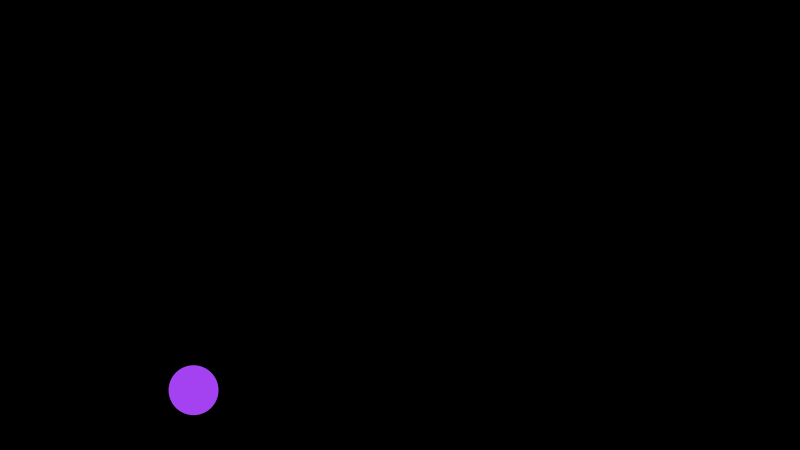
Frame 1 (no input)
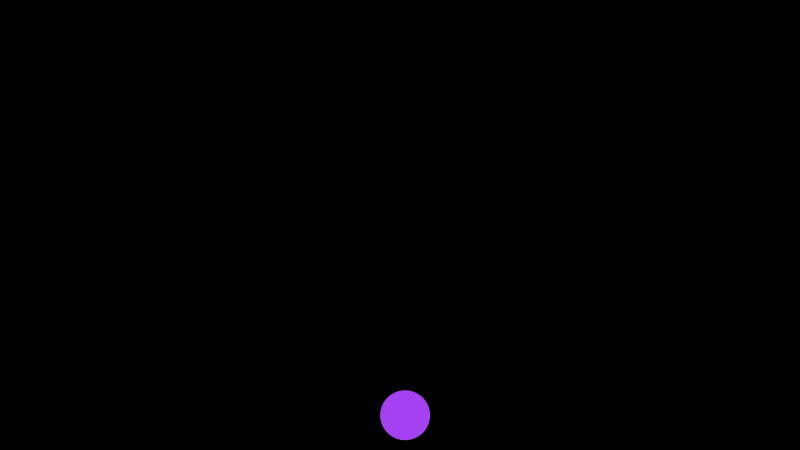
Frame 60 (the mouse pressed at the canvas centre just before this capture)
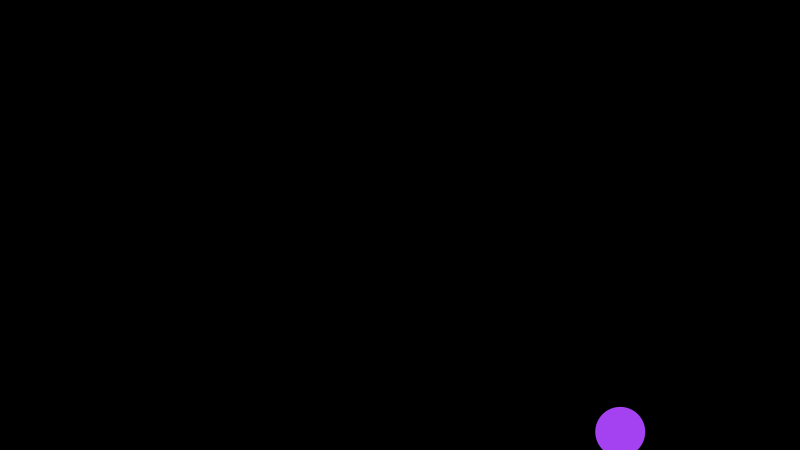
Frame 120 (the mouse held since frame 60 and released just before this capture)

The Processing sketch that drew these frames (run headless with seeded random() and noise(); from frame 60 on, the mouse is pressed at the canvas centre):

// Processing sketch: bouncingBall_2_object
// ── bouncingBall_2_object.pde
Ball ball1;

void setup() {
  size(800, 450);
  noStroke();
  
  ball1 = new Ball();
}

void draw() {
  
  background(0);
  
  ball1.update();
  
  ball1.display();
  
}

class Ball {
  float x, y, speedX, speedY;
  color c;
  
  Ball() {
    c = color(random(255), random(255), random(255));
    x = random(width);
    y = random(height);    
    speedX = random(5) + 2;
    speedY = random(5) + 2;
  }
  
  void update() {
    x = x + speedX;
    y = y + speedY;
      
    if ( y >= height ) {
      speedY = speedY * -.9;
      y = height;
    }
    
    if ( x >= width || x <= 0 ) {
      speedX = -speedX;
    }
    
    speedY = speedY + .5;
  }
  
  void display() {
    fill(c);
    ellipse(x, y, 50, 50);    
  }

}
